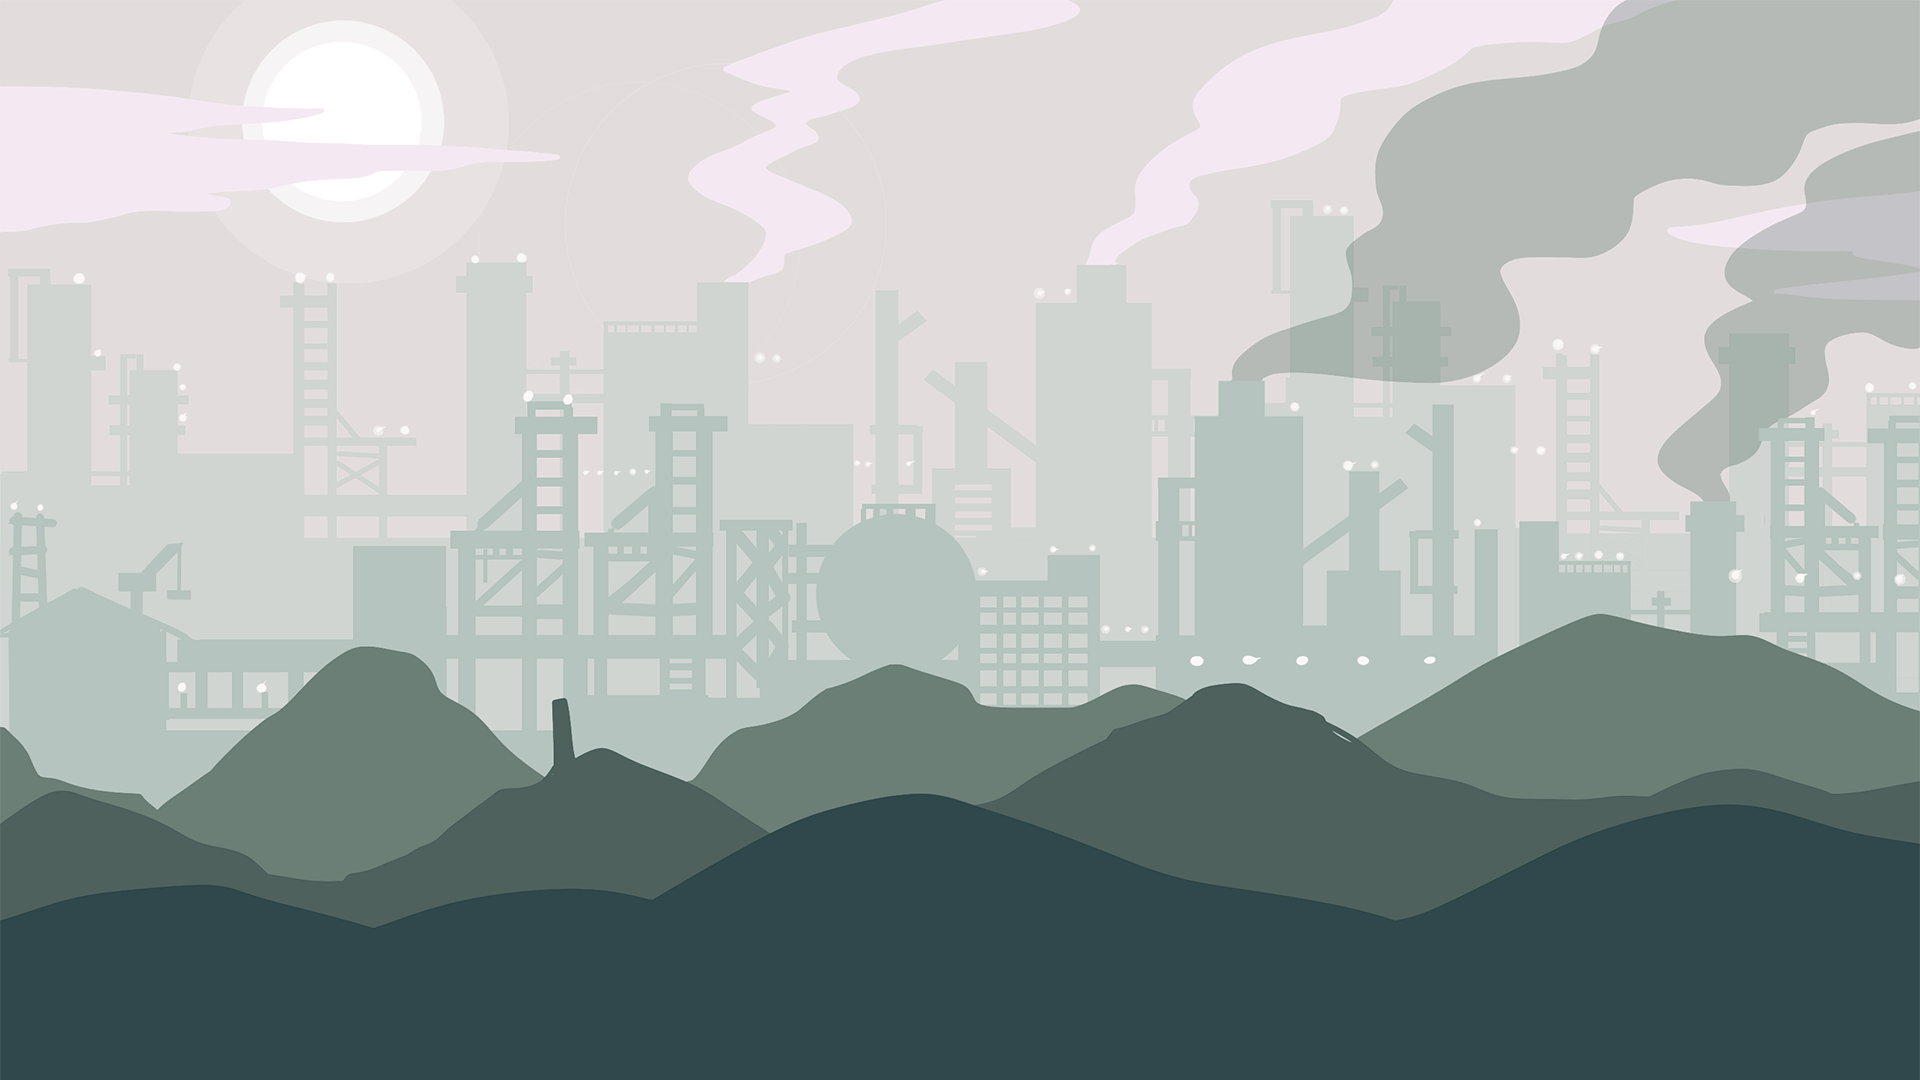

A 2D game scene composited from a Tiled map and its tileset images. What follows is a short description and the map's XML, with each tile layer's data collapsed to a summary:
An orthogonal 32x18 tile map with 60x60 px tiles, 1 tile layer (Background), 2 tilesets and 34 objects (7x 3, 6x 1, 4x Wall, 4x 2, 3x Lever, ...).

<map version="1.2" tiledversion="1.2.5" orientation="orthogonal" renderorder="right-down" width="32" height="18" tilewidth="60" tileheight="60" infinite="0" nextlayerid="17" nextobjectid="122">
 <tileset firstgid="1" source="BG_1080p.tsx" />
 <tileset firstgid="577" source="levelTile2_1080p.tsx" />
 <layer id="16" name="Background" width="32" height="18">
  <data>[576 cells, 576 non-empty, 576 distinct tile ids]</data>
 </layer>
 <objectgroup id="9" name="Physics">
  <object id="78" name="Floor" gid="635" x="1560" y="1080" width="360" height="121" />
  <object id="79" name="Pedestal" type="3" gid="638" x="-60" y="840" width="360" height="55" />
  <object id="80" name="Pedestal" type="3" gid="638" x="-120" y="240" width="360" height="55" />
  <object id="81" name="Pedestal" type="3" gid="638" x="1440" y="240" width="360" height="55" />
  <object id="82" name="Pedestal" type="3" gid="638" x="1800" y="240" width="360" height="55" />
  <object id="83" name="Wall" gid="629" x="-26.2417" y="1079.72" width="26" height="1079.75" />
  <object id="84" name="Wall" gid="629" x="1921.5" y="1082.14" width="26" height="1081.92" />
  <object id="85" name="Wall" gid="629" x="600" y="250" width="26" height="546" />
  <object id="86" name="Wall" gid="629" x="1020" y="250" width="26" height="546" />
  <object id="87" name="Pedestal" type="2" gid="644" x="540" y="720" width="240" height="55" />
  <object id="88" name="Pedestal" type="2" gid="644" x="900" y="600" width="240" height="55" />
  <object id="89" name="Pedestal" type="2" gid="644" x="1380" y="720" width="240" height="55" />
  <object id="113" name="Pedestal" type="1" gid="645" x="1020" y="300" width="121" height="55" />
  <object id="114" name="Pedestal" type="1" gid="645" x="540" y="300" width="121" height="55" />
  <object id="116" name="Pedestal" type="1" gid="645" x="908" y="300" width="121" height="55" />
 </objectgroup>
 <objectgroup id="10" name="MC">
  <object id="90" name="MC" gid="633" x="162.5" y="792" width="147" height="168" />
 </objectgroup>
 <objectgroup id="11" name="Collectible">
  <object id="93" gid="628" x="1200" y="711" width="120" height="119">
   <properties>
    <property name="type" type="int" value="3" />
   </properties>
  </object>
  <object id="94" gid="627" x="666" y="117" width="120" height="110">
   <properties>
    <property name="type" type="int" value="2" />
   </properties>
  </object>
  <object id="95" gid="626" x="14" y="120" width="180" height="112">
   <properties>
    <property name="type" type="int" value="1" />
   </properties>
  </object>
 </objectgroup>
 <objectgroup id="12" name="Goal">
  <object id="102" name="Goal" gid="615" x="1620" y="960" width="172" height="300">
   <properties>
    <property name="nextLevel" value="FMlv18.tmx" />
   </properties>
  </object>
 </objectgroup>
 <objectgroup id="14" name="Interactive">
  <object id="96" name="Door" gid="630" x="180" y="240" width="120" height="271" />
  <object id="100" name="Collapse" type="3" gid="637" x="660" y="300" width="360" height="104" />
  <object id="103" name="Platform" type="3" gid="640" x="60" y="945" width="360" height="104">
   <properties>
    <property name="deltaX" type="float" value="1080" />
    <property name="deltaY" type="float" value="0" />
    <property name="moveSec" type="float" value="7" />
   </properties>
  </object>
  <object id="107" name="Lever" gid="639" x="1740" y="188" width="179" height="91">
   <properties>
    <property name="controlObj" type="int" value="96" />
   </properties>
  </object>
  <object id="108" name="Lever" gid="639" x="1416.75" y="669.25" width="179" height="91">
   <properties>
    <property name="controlObj" type="int" value="120" />
   </properties>
  </object>
  <object id="109" name="Lever" gid="639" x="24" y="787.5" width="179" height="91">
   <properties>
    <property name="controlObj" type="int" value="103" />
   </properties>
  </object>
  <object id="117" name="Platform" type="1" gid="647" x="780" y="420" width="126" height="104">
   <properties>
    <property name="deltaX" type="float" value="0" />
    <property name="deltaY" type="float" value="-300" />
    <property name="moveSec" type="float" value="3" />
   </properties>
  </object>
  <object id="118" name="Platform" type="1" gid="647" x="180" y="360" width="126" height="104">
   <properties>
    <property name="deltaX" type="float" value="0" />
    <property name="deltaY" type="float" value="-420" />
    <property name="moveSec" type="float" value="3" />
   </properties>
  </object>
  <object id="119" name="Collapse" type="3" gid="637" x="240" y="300" width="360" height="104" />
  <object id="120" name="Platform" type="1" gid="647" x="1140" y="344" width="126" height="104">
   <properties>
    <property name="deltaX" type="float" value="0" />
    <property name="deltaY" type="float" value="-240" />
    <property name="moveSec" type="float" value="2" />
   </properties>
  </object>
  <object id="121" name="Collapse" type="2" gid="642" x="1260" y="344" width="237" height="104" />
 </objectgroup>
 <objectgroup id="15" name="Enemy">
  <object id="110" name="Enemy" gid="641" x="356" y="200.5" width="160" height="150">
   <properties>
    <property name="moveSpd" type="int" value="5" />
    <property name="x1" type="float" value="360" />
    <property name="x2" type="float" value="540" />
   </properties>
  </object>
  <object id="111" name="Enemy" gid="641" x="783.5" y="202.5" width="160" height="150">
   <properties>
    <property name="moveSpd" type="int" value="5" />
    <property name="x1" type="float" value="660" />
    <property name="x2" type="float" value="960" />
   </properties>
  </object>
  <object id="112" name="Enemy" gid="641" x="1175.5" y="230.5" width="160" height="150">
   <properties>
    <property name="moveSpd" type="int" value="5" />
    <property name="x1" type="float" value="1140" />
    <property name="x2" type="float" value="1380" />
   </properties>
  </object>
 </objectgroup>
</map>
